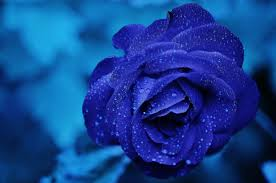
#> input picture img.jpeg, 276 x 183 px
$ python color_histogram.py --image img.jpeg
#> lines starting #> are read from the running program, lines starting #| are printed output that depends on the picture
from __future__ import print_function
from matplotlib import pyplot as plt
import numpy as np
import cv2 as cv
import argparse

parser = argparse.ArgumentParser()
parser.add_argument("-i","--image",required = True, help = "???")
args = parser.parse_args()

image = cv.imread(args.image)
#> image is the input picture: shape (183, 276, 3); mean B, G, R 144.6, 64.9, 19.3
chans = cv.split(image)
colors = ("b","g","r")

plt.figure()
plt.title("Flattened Color Histogram")
plt.xlabel("Bins")
plt.ylabel("# of Pixels")

for (chan,color) in zip(chans, colors) :
	hist = cv.calcHist([chan],[0],None,[256],[0,256])
	plt.plot(hist,color = color)
	plt.xlim([0,256])
#> this loop made 3 passes
#> color on passes 1 to 3: 'b', 'g', 'r'

fig = plt.figure()
ax  = fig.add_subplot(131)
hist = cv.calcHist([chan[1],chan[0]],[0,1],None,[32,32],[0,256,0,256])
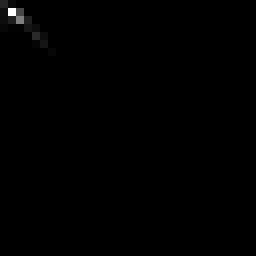
#> hist: shape (32, 32) float32 (shown 8 times larger); min 0, max 96, mean 0.3; drawn with min black and max white
p = ax.imshow(hist,interpolation = "nearest")
ax.set_title(" 2D Histogram for B and G")
plt.colorbar(p)

ax  = fig.add_subplot(132)
hist = cv.calcHist([chan[2],chan[1]],[0,1],None,[32,32],[0,256,0,256])
p = ax.imshow(hist,interpolation = "nearest")
ax.set_title(" 2D Histogram for G and R")
plt.colorbar(p)

ax  = fig.add_subplot(133)
hist = cv.calcHist([chan[2],chan[0]],[0,1],None,[32,32],[0,256,0,256])
p = ax.imshow(hist,interpolation = "nearest")
ax.set_title(" 2D Histogram for R and B")
plt.colorbar(p)

plt.show()
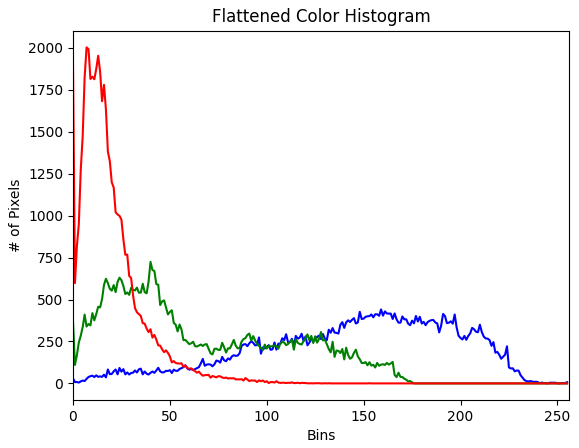
#> figure drawn by matplotlib, 1 panel; curve peaks at x = 159, y = 441; curve peaks at x = 40, y = 724; curve peaks at x = 7, y = 2003
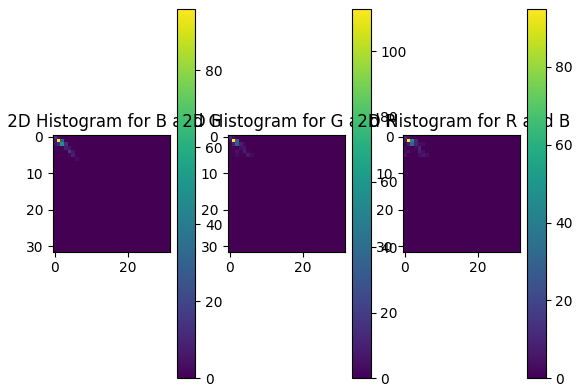
#> figure drawn by matplotlib, 6 panels
cv.waitKey(0)
